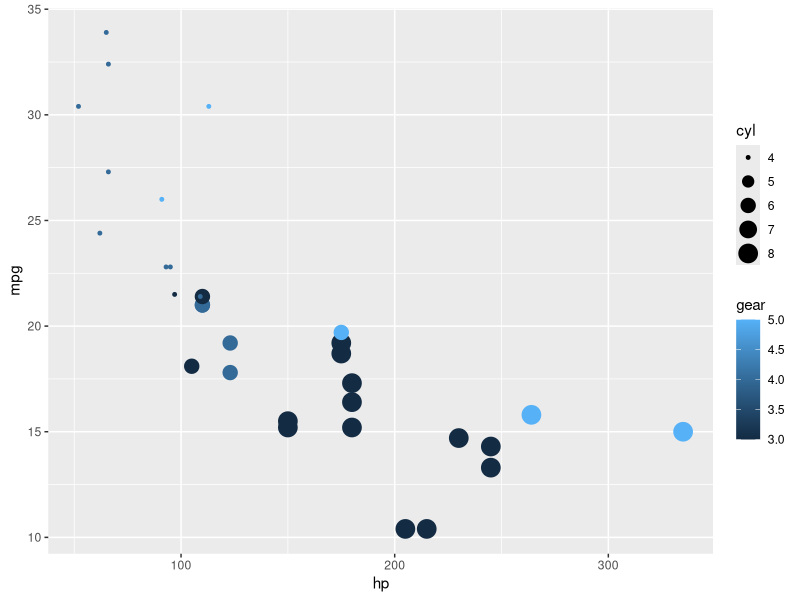

Reproduce this figure in R.
#Example script

require(tidyverse)

data("mtcars")

mtcars %>% View()
mtcars %>% ggplot()+
  geom_point(aes(x = hp,
                 y = mpg,
                 size = cyl,
                 color = gear))
